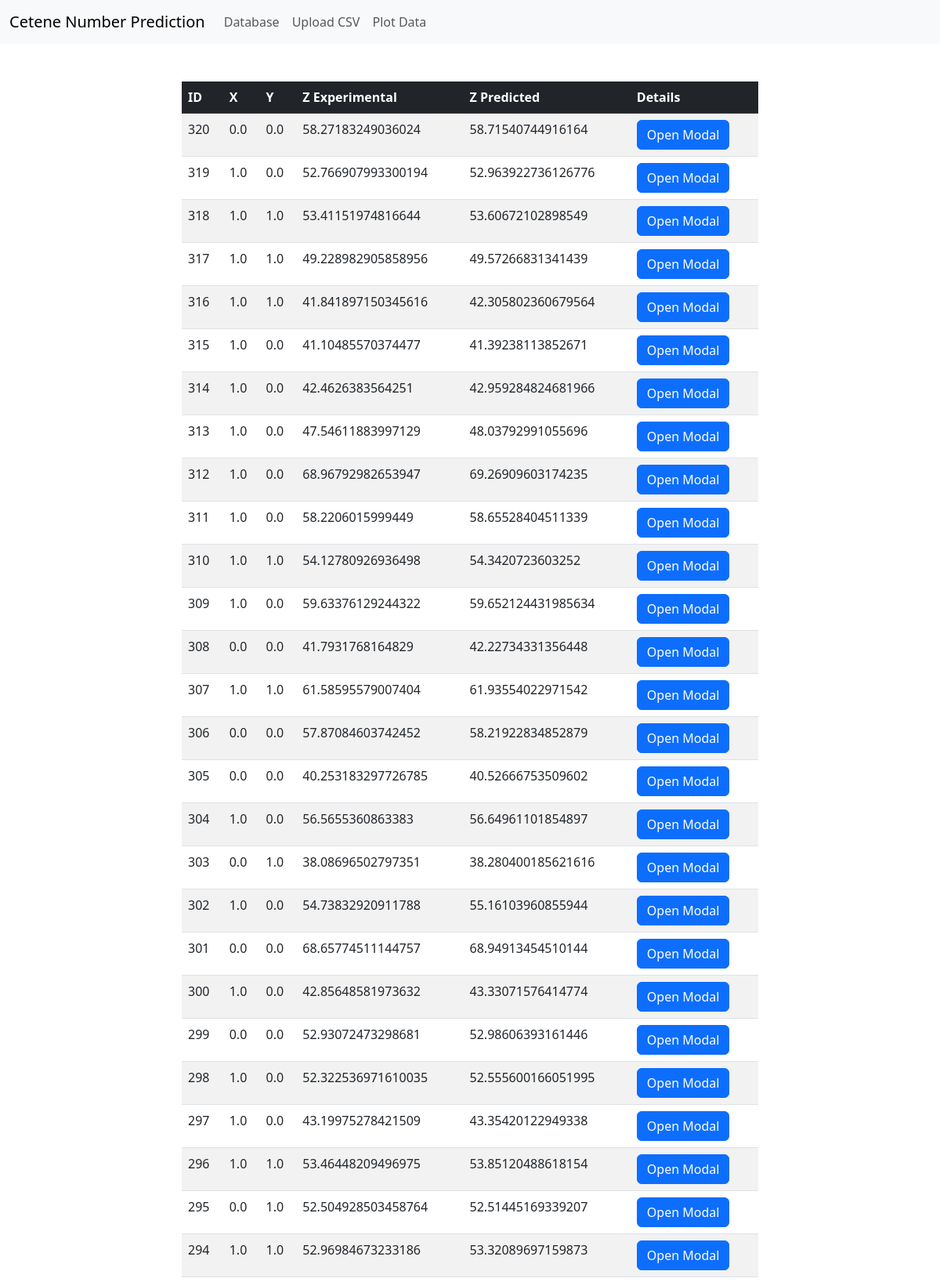
The page /predictions/ (upper part) on the database its author committed.
### app1/models.py (models this page shows, shortened)
class Prediction(models.Model):
    x = models.FloatField()
    y = models.FloatField()
    z_exp = models.FloatField(null=True, blank=True)
    z_pred = models.FloatField(null=True, blank=True)

### app1/views.py (the view)
# urls.py: path("predictions/", views.prediction_list, name="prediction_list"),
def prediction_list(request):
    predictions = Prediction.objects.all().order_by("-id")
    prediction_data = [
        {
            "id": prediction.id,
            "x": prediction.x,
            "y": prediction.y,
            "z_exp": prediction.z_exp,
            "z_pred": prediction.z_pred,
        }
        for prediction in predictions
    ]
    return render(
        request, "app1/prediction_list.html", {"predictions": prediction_data}
    )

### app1/templates/app1/prediction_list.html (shortened to what this page needs)
{% extends 'base.html' %}
{% block content %}
<div class="container mt-5">
    <div class="row justify-content-center">
        <div class="col-md-8">
            <table class="table table-striped table-hover">
                <thead class="table-dark">
                    <tr>
                        <th scope="col">ID</th>
                        <th scope="col">X</th>
                        <th scope="col">Y</th>
                        <th scope="col">Z Experimental</th>
                        <th scope="col">Z Predicted</th>
                        <th scope="col">Details</th>
                    </tr>
                </thead>
                <tbody>
                    {% for prediction in predictions %}
                    <tr>
                        <td>{{ prediction.id }}</td>
                        <td>{{ prediction.x }}</td>
                        <td>{{ prediction.y }}</td>
                        <td>{{ prediction.z_exp }}</td>
                        <td>{{ prediction.z_pred }}</td>
                        <td>
                            <button type="button" class="btn btn-primary" data-bs-toggle="modal"
                                data-bs-target="#myModal" onclick="setModalContent({{ prediction|safe }})">
                                Open Modal
                            </button>
                        </td>
                    </tr>
                    {% endfor %}
                </tbody>
            </table>
        </div>
    </div>
</div>
{% endblock %}

### templates/base.html (shortened to what this page needs)
<!DOCTYPE html>
<html lang="en">
<head>
    <link href="https://cdn.jsdelivr.net/npm/bootstrap@5.3.0/dist/css/bootstrap.min.css" rel="stylesheet">
</head>
<body>
    {% include 'includes/header.html' %}
    {% block content %}
    {% endblock %}
</body>
</html>

### templates/includes/header.html (shortened to what this page needs)
<header class="header">
    <nav class="navbar navbar-expand-lg navbar-light bg-light">
        <div class="container-fluid">
            <a class="navbar-brand" href="#">Cetene Number Prediction</a>
            <div class="collapse navbar-collapse" id="navbarNav">
                <ul class="navbar-nav">
                    <li class="nav-item">
                        <a class="nav-link" href="{% url 'prediction_list' %}">Database</a>
                    </li>
                    <li class="nav-item">
                        <a class="nav-link" href="{% url 'upload_csv' %}">Upload CSV</a>
                    </li>
                    <li class="nav-item">
                        <a class="nav-link" href="{% url 'plot_data' %}">Plot Data</a>
                    </li>
                </ul>
            </div>
        </div>
    </nav>
</header>

### rows shown on the page
Prediction: x "0.0", y "0.0", z_exp "58.27183249036024", z_pred "58.71540744916164"
Prediction: x "1.0", y "0.0", z_exp "52.766907993300194", z_pred "52.963922736126776"
Prediction: x "1.0", y "1.0", z_exp "53.41151974816644", z_pred "53.60672102898549"
Prediction: x "1.0", y "1.0", z_exp "49.228982905858956", z_pred "49.57266831341439"
Prediction: x "1.0", y "1.0", z_exp "41.841897150345616", z_pred "42.305802360679564"
Prediction: x "1.0", y "0.0", z_exp "41.10485570374477", z_pred "41.39238113852671"
Prediction: x "1.0", y "0.0", z_exp "42.4626383564251", z_pred "42.959284824681966"
Prediction: x "1.0", y "0.0", z_exp "47.54611883997129", z_pred "48.03792991055696"
Prediction: x "1.0", y "0.0", z_exp "68.96792982653947", z_pred "69.26909603174235"
Prediction: x "1.0", y "0.0", z_exp "58.2206015999449", z_pred "58.65528404511339"
Prediction: x "1.0", y "1.0", z_exp "54.12780926936498", z_pred "54.3420723603252"
Prediction: x "1.0", y "0.0", z_exp "59.63376129244322", z_pred "59.652124431985634"
Prediction: x "0.0", y "0.0", z_exp "41.7931768164829", z_pred "42.22734331356448"
Prediction: x "1.0", y "1.0", z_exp "61.58595579007404", z_pred "61.93554022971542"
Prediction: x "0.0", y "0.0", z_exp "57.87084603742452", z_pred "58.21922834852879"
Prediction: x "0.0", y "0.0", z_exp "40.253183297726785", z_pred "40.52666753509602"
Prediction: x "1.0", y "0.0", z_exp "56.5655360863383", z_pred "56.64961101854897"
Prediction: x "0.0", y "1.0", z_exp "38.08696502797351", z_pred "38.280400185621616"
Prediction: x "1.0", y "0.0", z_exp "54.73832920911788", z_pred "55.16103960855944"
Prediction: x "0.0", y "0.0", z_exp "68.65774511144757", z_pred "68.94913454510144"
Prediction: x "1.0", y "0.0", z_exp "42.85648581973632", z_pred "43.33071576414774"
Prediction: x "0.0", y "0.0", z_exp "52.93072473298681", z_pred "52.98606393161446"
Prediction: x "1.0", y "0.0", z_exp "52.322536971610035", z_pred "52.555600166051995"
Prediction: x "1.0", y "0.0", z_exp "43.19975278421509", z_pred "43.35420122949338"
Prediction: x "1.0", y "1.0", z_exp "53.46448209496975", z_pred "53.85120488618154"
Prediction: x "0.0", y "1.0", z_exp "52.504928503458764", z_pred "52.51445169339207"
Prediction: x "1.0", y "1.0", z_exp "52.96984673233186", z_pred "53.32089697159873"

### other values the page prints
{{ prediction.id }} "320" "319" "318" "317" "316" "315" "314" "313" "312" "311" "310" "309" "308" "307" "306" "305" "304" "303" "302" "301" "300" "299" "298" "297" "296" "295" "294"
